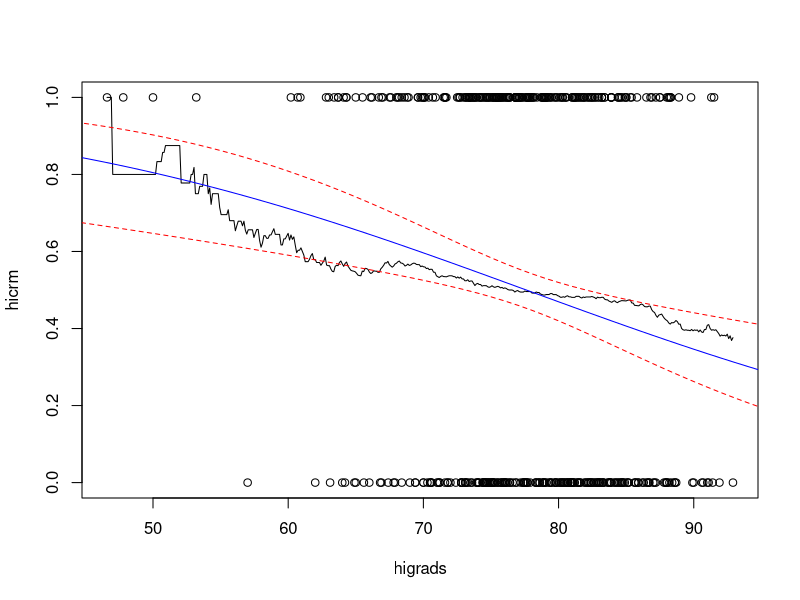

Source code (R):
## ---- chunk 1
knitr::opts_chunk$set(echo = TRUE)
## ---- chunk 2
library(ggplot2)

cdi <- read.delim("CDI.txt")
cdi$region <- factor(cdi$region, levels = c(1, 2, 3, 4),
                     labels = c("Northeast", "Midwest", "South", "West"))
cdi$crm1000 <- 1000 * cdi$crimes / cdi$popul


summary(cdi$crm1000)
median = 52.429

cdi <- cbind(cdi, hicrm = ifelse(cdi$crm1000 < median, 0, 1))

## ---- chunk 3
with(cdi, {
   plot(hicrm ~ higrads)
   lines(ksmooth(higrads, hicrm, bandwidth = 20))
})

model <- glm(hicrm ~ higrads, data = cdi, family = "binomial")
summary(model)

x0 <- data.frame(higrads = seq(0, 100, 1))


predx <- cbind(x0, prob = predict(model, x0, type = "response"))
with(predx, lines(higrads, prob, col = "blue"))

# calculate conf.int for the linear part x*beta:
standard_error <- 1.96
xb <- predict(model, x0, se.fit = TRUE)
ci.xb <- data.frame(lwr = xb$fit - standard_error * xb$se.fit,
                    upr = xb$fit + standard_error * xb$se.fit)

# transform to CI for the odds:
ci.odds <- exp(ci.xb)

# and finally CI for the probabilities and add to the plot:
predx <- cbind(predx, ci.odds / (1 + ci.odds))
with(predx, {
  lines(higrads, lwr, lty = 2, col = "red")
  lines(higrads, upr, lty = 2, col = "red")
})


## ---- chunk 4
sum <- summary(model)
coeff.beta <- model$coefficients
coeff.beta_odds <- exp(coeff.beta) / (1 + exp(coeff.beta))
coeff.beta_odds

ci.beta <- confint(model)
ci.beta_odds <- exp(ci.beta) / (1 + exp(ci.beta))
## ---- chunk 5
exp(coeff.beta)["higrads"]
exp(coeff.beta)["higrads"]^10

increase_one_percent <- round((1 - exp(coeff.beta)["higrads"])*100, digits=1)
increase_ten_percent <- round((1 - exp(coeff.beta)["higrads"]^10)*100, digits=1)
## ---- chunk 6
x0 <- data.frame(higrads = c(65, 85))


predx <- cbind(x0, prob = predict(model, x0, type = "response"))

standard_error <- 1.96
xb <- predict(model, x0, se.fit = TRUE)
ci.xb <- data.frame(lwr = xb$fit - standard_error * xb$se.fit,
                    upr = xb$fit + standard_error * xb$se.fit)

# transform to CI for the odds:
ci.odds <- exp(ci.xb)

# and finally CI for the probabilities and add to the plot:
predx <- cbind(predx, ci.odds / (1 + ci.odds))

predx
## ---- chunk 7

pred.class <- vector(mode = "numeric", length = 440)
model.predictions <- predict(model, type = "response")

for(i in 1:440) {
  if(model.predictions[i] > 0.5) pred.class[i] = 1
}
predict_counties <- head(cbind(cdi, pred.class),440)

#Sensitivity level
tot.hicrm = 0
pred.hicrm = 0
for(i in 1:440) {
  if(predict_counties$hicrm[i] == 1) {
    tot.hicrm = tot.hicrm + 1
    if(predict_counties$pred.class[i]==1) pred.hicrm = pred.hicrm +1
  }
}
sens.level = pred.hicrm / tot.hicrm
  


#Specificity level
tot.hicrm = 0
pred.hicrm = 0
for(i in 1:440) {
  if(predict_counties$hicrm[i] == 0) {
    tot.hicrm = tot.hicrm +1
    if(predict_counties$pred.class[i]==0) pred.hicrm = pred.hicrm +1
  }
}
spec.level = pred.hicrm / tot.hicrm
  



